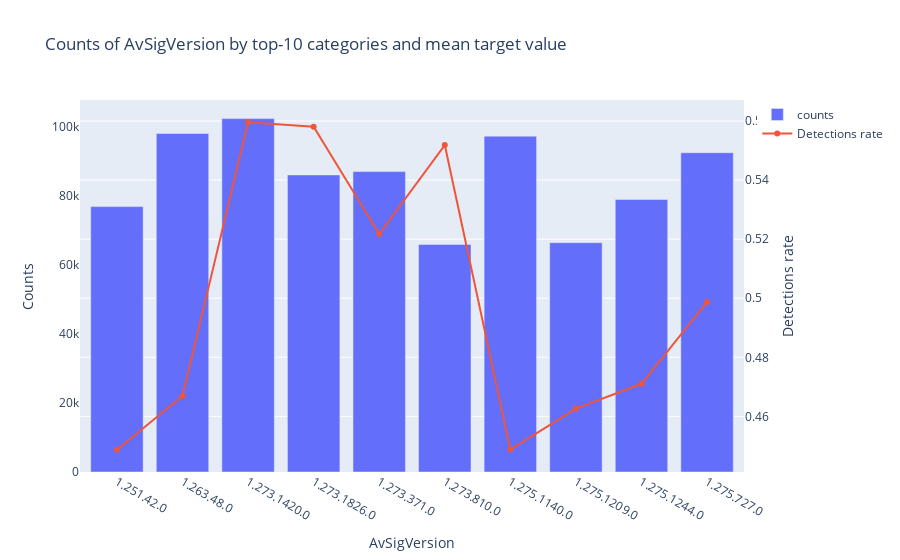

Notebook cell for this chart:
### Markdown cell above
AvSigVersion

### Code cell
plot_categorical_feature("AvSigVersion")

### Figure 1 — Plotly figure (JSON) as saved in the notebook; plotly's stock layout.template omitted (floating-point values rounded to 4 significant figures)
{"data": [{"name": "counts", "type": "bar", "x": ["1.251.42.0", "1.263.48.0", "1.273.1420.0", "1.273.1826.0", "1.273.371.0", "1.273.810.0", "1.275.1140.0", "1.275.1209.0", "1.275.1244.0", "1.275.727.0"], "y": [76837, 98024, 102317, 86013, 86967, 65895, 97232, 66393, 78902, 92448]}, {"name": "Detections rate", "type": "scatter", "x": ["1.251.42.0", "1.263.48.0", "1.273.1420.0", "1.273.1826.0", "1.273.371.0", "1.273.810.0", "1.275.1140.0", "1.275.1209.0", "1.275.1244.0", "1.275.727.0"], "y": [0.4487, 0.4669, 0.5596, 0.5581, 0.5217, 0.5519, 0.4487, 0.4627, 0.471, 0.4987], "yaxis": "y2"}], "layout": {"legend": {"orientation": "v"}, "title": {"text": "Counts of AvSigVersion by top-10 categories and mean target value"}, "xaxis": {"showgrid": false, "showline": false, "title": {"text": "AvSigVersion"}, "zeroline": false}, "yaxis": {"showgrid": false, "showline": false, "title": {"text": "Counts"}, "zeroline": false}, "yaxis2": {"overlaying": "y", "side": "right", "title": {"text": "Detections rate"}}}}
